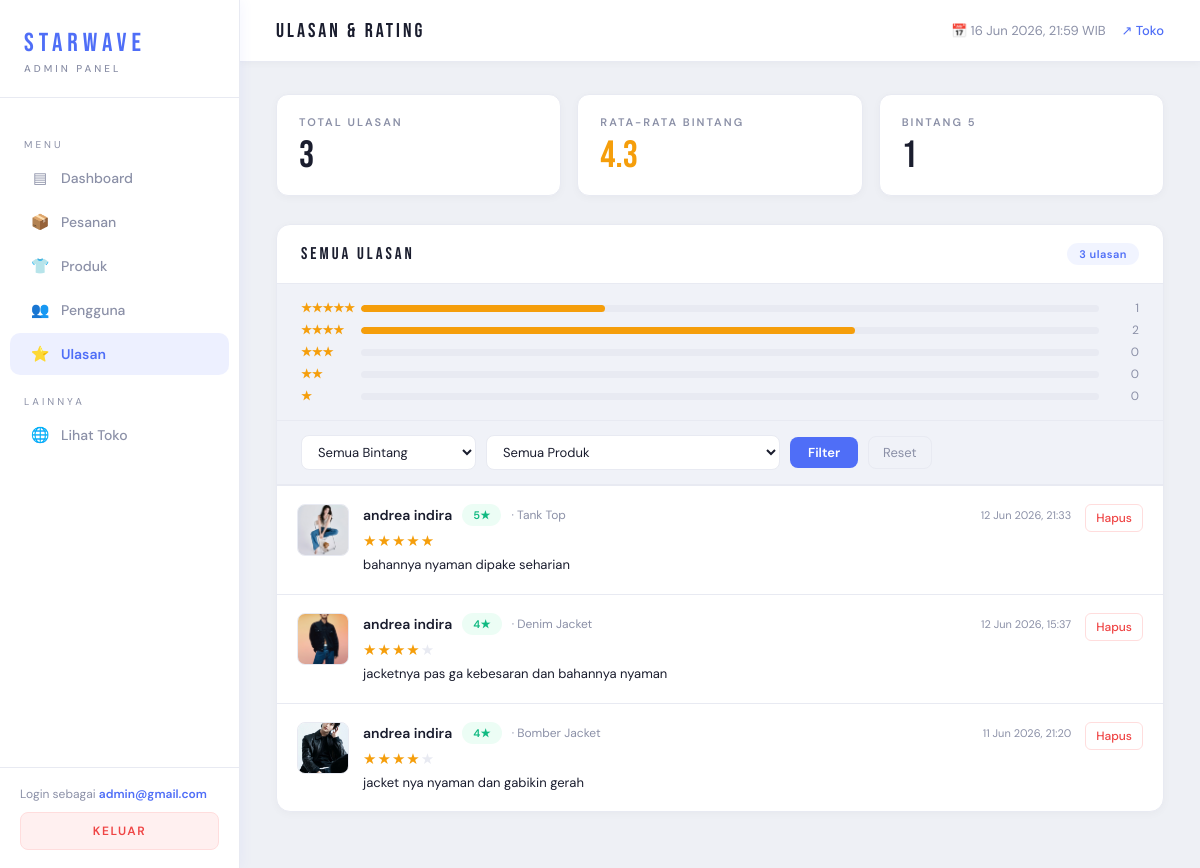
Page /admin/ulasan.php (signed in) on the committed database.
### tables this page shows
CREATE TABLE `ulasan` (
  `id` int(11) NOT NULL,
  `id_user` int(11) NOT NULL,
  `nama_produk` varchar(255) NOT NULL,
  `id_order` int(11) NOT NULL,
  `id_produk` int(11) NOT NULL,
  `bintang` tinyint(1) NOT NULL DEFAULT 5,
  `komentar` text DEFAULT NULL,
  `created_at` datetime NOT NULL DEFAULT current_timestamp()
);

CREATE TABLE `produk` (
  `id` int(11) NOT NULL,
  `nama_produk` varchar(255) DEFAULT NULL,
  `harga` int(11) DEFAULT NULL,
  `gambar` varchar(255) DEFAULT NULL,
  `deskripsi` text DEFAULT NULL,
  `kategori` varchar(50) DEFAULT NULL,
  `created_at` datetime DEFAULT current_timestamp(),
  `stok_s` tinyint(1) DEFAULT 1,
  `stok_m` tinyint(1) DEFAULT 1,
  `stok_l` tinyint(1) DEFAULT 1,
  `stok_xl` tinyint(1) DEFAULT 1,
  `stok_xxl` tinyint(1) DEFAULT 1
);

CREATE TABLE `users` (
  `id_user` int(11) NOT NULL,
  `email` varchar(100) DEFAULT NULL,
  `password` varchar(100) DEFAULT NULL,
  `tanggal_lahir` date DEFAULT NULL,
  `nama_panggilan` varchar(100) DEFAULT NULL,
  `no_telepon` varchar(20) DEFAULT NULL,
  `alamat` text DEFAULT NULL,
  `jenis_kelamin` varchar(20) DEFAULT NULL,
  `foto_profil` varchar(255) DEFAULT NULL
);

### admin/ulasan.php (the view, shortened to what this page needs)
<?php
require 'auth_check.php';
$stmt = $pdo->query("SELECT COUNT(*) FROM orders WHERE status='pending_payment' OR status='pending'");
$filter_bintang = isset($_GET['bintang']) ? (int)$_GET['bintang'] : 0;
$filter_produk  = isset($_GET['produk'])  ? (int)$_GET['produk']  : 0;
$where  = "WHERE 1=1";
$params = [];
$stmt = $pdo->prepare("
    SELECT u.*, us.nama_panggilan AS nama_user, p.nama_produk, p.gambar
    FROM ulasan u
    LEFT JOIN users  us ON u.id_user   = us.id_user
    LEFT JOIN produk p  ON u.id_produk = p.id
    $where
    ORDER BY u.created_at DESC
");
$stmt->execute($params);
$ulasan_list = $stmt->fetchAll(PDO::FETCH_ASSOC);
$total_ulasan = $pdo->query("SELECT COUNT(*) FROM ulasan")->fetchColumn() ?? 0;
$avg_bintang  = $pdo->query("SELECT ROUND(AVG(bintang),1) FROM ulasan")->fetchColumn() ?? 0;
$counts = [];
for ($i = 1; $i <= 5; $i++) {
    $s = $pdo->prepare("SELECT COUNT(*) FROM ulasan WHERE bintang = ?");
    $s->execute([$i]);
    $counts[$i] = $s->fetchColumn() ?? 0;
}
function starClass($n) { if ($n >= 4) return 'done'; if ($n == 3) return 'process'; return 'pending'; }
?>
<!DOCTYPE html>
<html lang="id">
<head>
    <link rel="stylesheet" href="admin.css">
</head>
<body>
<aside class="sidebar">
    <div class="sidebar-brand">
        <div class="brand-name">STARWAVE</div>
        <div class="brand-label">Admin Panel</div>
    </div>
    <nav class="sidebar-nav">
        <div class="nav-section">Menu</div>
        <a class="nav-item" href="dashboard.php"><span class="icon">▤</span> Dashboard</a>
        <a class="nav-item" href="pesanan.php">
            <span class="icon">📦</span> Pesanan
        </a>
        <a class="nav-item" href="produk.php"><span class="icon">👕</span> Produk</a>
        <a class="nav-item" href="pengguna.php"><span class="icon">👥</span> Pengguna</a>
        <a class="nav-item active" href="ulasan.php"><span class="icon">⭐</span> Ulasan</a>
        <div class="nav-section">Lainnya</div>
        <a class="nav-item" href="../index.php" target="_blank"><span class="icon">🌐</span> Lihat Toko</a>
    </nav>
    <div class="sidebar-footer">
        <div class="admin-badge">Login sebagai <span><?= htmlspecialchars($_SESSION['admin']) ?></span></div>
        <a href="../masuk/logout.php" class="btn-logout">Keluar</a>
    </div>
</aside>
<div class="main">
    <div class="topbar">
        <div class="topbar-title">ULASAN & RATING</div>
        <div class="topbar-right">
            <span>📅 <?= date('d M Y, H:i') ?> WIB</span>
            <a href="../index.php" target="_blank">↗ Toko</a>
        </div>
    </div>
    <div class="content">
        <div class="stat-row">
            <div class="mini-stat">
                <div class="label">Total Ulasan</div>
                <div class="value"><?= $total_ulasan ?></div>
            </div>
            <div class="mini-stat">
                <div class="label">Rata-rata Bintang</div>
                <div class="value gold"><?= $avg_bintang ?: '—' ?></div>
            </div>
            <div class="mini-stat">
                <div class="label">Bintang 5</div>
                <div class="value"><?= $counts[5] ?></div>
            </div>
        </div>
        <div class="section">
            <div class="section-header">
                <div class="section-title">SEMUA ULASAN</div>
                <div class="section-badge"><?= count($ulasan_list) ?> ulasan</div>
            </div>
            <div class="rating-bar-wrap">
                <?php for ($i = 5; $i >= 1; $i--): ?>
                <div class="rating-bar-row">
                    <div class="rating-bar-label">
                        <span style="color:#f59e0b;"><?= str_repeat('★', $i) ?></span>
                    </div>
                    <div class="rating-bar-bg">
                        <div class="rating-bar-fill" style="width:<?= $total_ulasan ? round($counts[$i] / $total_ulasan * 100) : 0 ?>%"></div>
                    </div>
                    <div class="rating-bar-count"><?= $counts[$i] ?></div>
                </div>
                <?php endfor; ?>
            </div>
            <div class="actions-bar">
                <form method="GET" class="filter-form">
                    <select name="bintang" class="filter-select">
                        <option value="">Semua Bintang</option>
                    </select>
                    <select name="produk" class="filter-select">
                        <option value="">Semua Produk</option>
                    </select>
                    <button type="submit" class="btn-filter">Filter</button>
                    <a href="ulasan.php" class="btn-reset">Reset</a>
                </form>
            </div>
            <?php if (empty($ulasan_list)): ?>
                <div class="empty-ulasan">
                    <div class="icon">⭐</div>
                    Belum ada ulasan<?= ($filter_bintang || $filter_produk) ? ' untuk filter ini' : '' ?>.
                </div>
            <?php else: foreach ($ulasan_list as $u): ?>
            <div class="review-card">
                <?php if ($u['gambar']): ?>
                    <img src="../<?= htmlspecialchars($u['gambar']) ?>" class="review-prod-img" onerror="this.src='../asset/posterutama.png'">
                <?php else: ?>
                    <div class="review-prod-placeholder">👕</div>
                <?php endif; ?>
                <div class="review-body">
                    <div class="review-meta">
                        <span class="review-user"><?= htmlspecialchars($u['nama_user'] ?? 'Pengguna') ?></span>
                        <span class="badge <?= starClass($u['bintang']) ?>" style="font-size:11px;"><?= $u['bintang'] ?>★</span>
                        <span class="review-prod">· <?= htmlspecialchars($u['nama_produk'] ?? '-') ?></span>
                        <span class="review-date"><?= date('d M Y, H:i', strtotime($u['created_at'])) ?></span>
                    </div>
                    <div class="star-display">
                        <span class="star-gold"><?= str_repeat('★', (int)$u['bintang']) ?></span><span class="star-muted"><?= str_repeat('★', 5 - (int)$u['bintang']) ?></span>
                    </div>
                    <div class="review-comment <?= empty($u['komentar']) ? 'empty' : '' ?>">
                        <?= empty($u['komentar']) ? 'Tidak ada komentar.' : htmlspecialchars($u['komentar']) ?>
                    </div>
                </div>
                <a href="?hapus=<?= $u['id'] ?><?= $filter_bintang ? '&bintang='.$filter_bintang : '' ?><?= $filter_produk ? '&produk='.$filter_produk : '' ?>"
                   class="btn-hapus-ulasan"
                   onclick="return confirm('Hapus ulasan ini?')">Hapus</a>
            </div>
            <?php endforeach; endif; ?>
        </div>
    </div>
</div>
</body>
</html>

### rows in the picture
ulasan: id_produk.gambar (picture), id_user.nama_panggilan "andrea indira", bintang "5", id_produk.nama_produk "Tank Top", created_at "12 Jun 2026, 21:33", bintang "★★★★★", komentar "bahannya nyaman dipake seharian"
ulasan: id_produk.gambar (picture), id_user.nama_panggilan "andrea indira", bintang "4", id_produk.nama_produk "Denim Jacket", created_at "12 Jun 2026, 15:37", bintang "★★★★", bintang "★", komentar "jacketnya pas ga kebesaran dan bahannya nyaman"
ulasan: id_produk.gambar (picture), id_user.nama_panggilan "andrea indira", bintang "4", id_produk.nama_produk "Bomber Jacket", created_at "11 Jun 2026, 21:20", bintang "★★★★", bintang "★", komentar "jacket nya nyaman dan gabikin gerah"

### other values in the picture
$_SESSION['admin'] "admin@gmail.com"
$total_ulasan "3"
$avg_bintang ?: '—' "4.3"
$counts[5] "1"
count($ulasan_list) "3"
str_repeat('★', $i) "★★★★★"
$counts[$i] "1"
str_repeat('★', $i) "★★★★"
$counts[$i] "2"
str_repeat('★', $i) "★★★"
$counts[$i] "0"
str_repeat('★', $i) "★★"
str_repeat('★', $i) "★"
